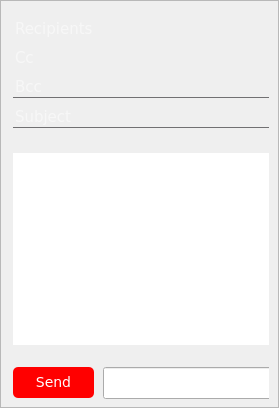
           <widget class="QWidget" name="pageCompose">
            <layout class="QVBoxLayout" name="verticalLayout_6">
             <property name="spacing">
              <number>0</number>
             </property>
             <property name="leftMargin">
              <number>0</number>
             </property>
             <property name="topMargin">
              <number>0</number>
             </property>
             <property name="rightMargin">
              <number>0</number>
             </property>
             <property name="bottomMargin">
              <number>0</number>
             </property>
             <item>
              <widget class="QFrame" name="frameCompose">
               <property name="styleSheet">
                <string notr="true">font-size:14px;
font-family:verdana;</string>
               </property>
               <property name="frameShape">
                <enum>QFrame::StyledPanel</enum>
               </property>
               <property name="frameShadow">
                <enum>QFrame::Raised</enum>
               </property>
               <layout class="QVBoxLayout" name="verticalLayout_7">
                <property name="spacing">
                 <number>0</number>
                </property>
                <property name="leftMargin">
                 <number>12</number>
                </property>
                <property name="topMargin">
                 <number>0</number>
                </property>
                <property name="bottomMargin">
                 <number>0</number>
                </property>
                <item>
                 <widget class="QFrame" name="frameFor">
                  <property name="minimumSize">
                   <size>
                    <width>0</width>
                    <height>140</height>
                   </size>
                  </property>
                  <property name="maximumSize">
                   <size>
                    <width>16777215</width>
                    <height>140</height>
                   </size>
                  </property>
                  <property name="styleSheet">
                   <string notr="true"/>
                  </property>
                  <property name="frameShape">
                   <enum>QFrame::NoFrame</enum>
                  </property>
                  <property name="frameShadow">
                   <enum>QFrame::Raised</enum>
                  </property>
                  <layout class="QVBoxLayout" name="verticalLayout_15">
                   <property name="spacing">
                    <number>0</number>
                   </property>
                   <property name="leftMargin">
                    <number>0</number>
                   </property>
                   <property name="rightMargin">
                    <number>0</number>
                   </property>
                   <property name="bottomMargin">
                    <number>0</number>
                   </property>
                   <item>
                    <widget class="QLineEdit" name="lineRecipients">
                     <property name="styleSheet">
                      <string notr="true">QLineEdit{
	background:transparent;
	border:none;
	color:rgb(255, 255, 255);
	font-size:15px;
	border-bottom:1px solid #717072
}

#lineRecipients{
	border-bottom:0px solid #717072
}</string>
                     </property>
                     <property name="placeholderText">
                      <string>Recipients</string>
                     </property>
                    </widget>
                   </item>
                   <item>
                    <widget class="QLineEdit" name="lineCc">
                     <property name="styleSheet">
                      <string notr="true">QLineEdit{
	background:transparent;
	border:none;
	color:rgb(255, 255, 255);
	font-size:15px;
	border-bottom:1px solid #717072
}

#lineCc{
	border-bottom:0px solid #717072
}</string>
                     </property>
                     <property name="placeholderText">
                      <string>Cc</string>
                     </property>
                    </widget>
                   </item>
                   <item>
                    <widget class="QLineEdit" name="lineRecip">
                     <property name="styleSheet">
                      <string notr="true">QLineEdit{
	background:transparent;
	border:none;
	color:rgb(255, 255, 255);
	font-size:15px;
	border-bottom:1px solid #717072
}</string>
                     </property>
                     <property name="placeholderText">
                      <string>Bcc</string>
                     </property>
                    </widget>
                   </item>
                   <item>
                    <widget class="QLineEdit" name="lineSubject">
                     <property name="styleSheet">
                      <string notr="true">QLineEdit{
	background:transparent;
	border:none;
	color:rgb(255, 255, 255);
	font-size:15px;
	border-bottom:1px solid #717072
}</string>
                     </property>
                     <property name="placeholderText">
                      <string>Subject</string>
                     </property>
                    </widget>
                   </item>
                  </layout>
                 </widget>
                </item>
                <item>
                 <widget class="QFrame" name="frameLetter">
                  <property name="styleSheet">
                   <string notr="true">color: rgb(255, 255, 255);</string>
                  </property>
                  <property name="frameShape">
                   <enum>QFrame::NoFrame</enum>
                  </property>
                  <property name="frameShadow">
                   <enum>QFrame::Raised</enum>
                  </property>
                  <layout class="QVBoxLayout" name="verticalLayout_8">
                   <property name="spacing">
                    <number>0</number>
                   </property>
                   <property name="leftMargin">
                    <number>0</number>
                   </property>
                   <property name="topMargin">
                    <number>12</number>
                   </property>
                   <property name="rightMargin">
                    <number>0</number>
                   </property>
                   <property name="bottomMargin">
                    <number>12</number>
                   </property>
                   <item>
                    <widget class="QTextEdit" name="TextEdit">
                     <property name="styleSheet">
                      <string notr="true">border:0px;</string>
                     </property>
                    </widget>
                   </item>
                  </layout>
                 </widget>
                </item>
                <item>
                 <widget class="QFrame" name="frameGeneral">
                  <property name="minimumSize">
                   <size>
                    <width>0</width>
                    <height>50</height>
                   </size>
                  </property>
                  <property name="maximumSize">
                   <size>
                    <width>16777215</width>
                    <height>50</height>
                   </size>
                  </property>
                  <property name="styleSheet">
                   <string notr="true">#btn_send
{
	background:red;
	color:white;
	border-radius:5px;
}

#btn_send:hover
{
	background:#DB0000;
}

QPushButton{
	color:white;
	background:none;
	font-size:14px;
	border:0px solid;
}

QPushButton:hover{
	border-radius:15px;
	background-color: rgb(102, 102, 102);
}</string>
                  </property>
                  <property name="frameShape">
                   <enum>QFrame::NoFrame</enum>
                  </property>
                  <property name="frameShadow">
                   <enum>QFrame::Raised</enum>
                  </property>
                  <widget class="QPushButton" name="btn_send">
                   <property name="geometry">
                    <rect>
                     <x>0</x>
                     <y>10</y>
                     <width>81</width>
                     <height>31</height>
                    </rect>
                   </property>
                   <property name="text">
                    <string>Send</string>
                   </property>
                  </widget>
                  <widget class="QFontComboBox" name="fontComboBox">
                   <property name="geometry">
                    <rect>
                     <x>90</x>
                     <y>10</y>
                     <width>241</width>
                     <height>32</height>
                    </rect>
                   </property>
                   <property name="styleSheet">
                    <string notr="true">color:white;</string>
                   </property>
                  </widget>
                  <widget class="QComboBox" name="comboBox_2">
                   <property name="geometry">
                    <rect>
                     <x>330</x>
                     <y>10</y>
                     <width>101</width>
                     <height>32</height>
                    </rect>
                   </property>
                   <property name="styleSheet">
                    <string notr="true">color:white;</string>
                   </property>
                   <item>
                    <property name="text">
                     <string>20</string>
                    </property>
                   </item>
                   <item>
                    <property name="text">
                     <string>16</string>
                    </property>
                   </item>
                   <item>
                    <property name="text">
                     <string>14</string>
                    </property>
                   </item>
                   <item>
                    <property name="text">
                     <string>12</string>
                    </property>
                   </item>
                   <item>
                    <property name="text">
                     <string>10</string>
                    </property>
                   </item>
                   <item>
                    <property name="text">
                     <string>9</string>
                    </property>
                   </item>
                   <item>
                    <property name="text">
                     <string>8</string>
                    </property>
                   </item>
                  </widget>
                  <widget class="QPushButton" name="btn_color">
                   <property name="geometry">
                    <rect>
                     <x>440</x>
                     <y>10</y>
                     <width>31</width>
                     <height>31</height>
                    </rect>
                   </property>
                   <property name="text">
                    <string/>
                   </property>
                   <property name="icon">
                    <iconset resource="img.qrc">
                     <normaloff>:/img/font.png</normaloff>:/img/font.png</iconset>
                   </property>
                   <property name="iconSize">
                    <size>
                     <width>24</width>
                     <height>24</height>
                    </size>
                   </property>
                  </widget>
                  <widget class="QPushButton" name="btn_attachment">
                   <property name="geometry">
                    <rect>
                     <x>480</x>
                     <y>10</y>
                     <width>31</width>
                     <height>31</height>
                    </rect>
                   </property>
                   <property name="text">
                    <string/>
                   </property>
                   <property name="icon">
                    <iconset resource="img.qrc">
                     <normaloff>:/img/attachment.png</normaloff>:/img/attachment.png</iconset>
                   </property>
                  </widget>
                  <widget class="QPushButton" name="btn_draft">
                   <property name="geometry">
                    <rect>
                     <x>620</x>
                     <y>10</y>
                     <width>31</width>
                     <height>32</height>
                    </rect>
                   </property>
                   <property name="text">
                    <string/>
                   </property>
                   <property name="icon">
                    <iconset resource="img.qrc">
                     <normaloff>:/img/Box_withFolders.png</normaloff>:/img/Box_withFolders.png</iconset>
                   </property>
                  </widget>
                 </widget>
                </item>
               </layout>
              </widget>
             </item>
            </layout>
           </widget>
